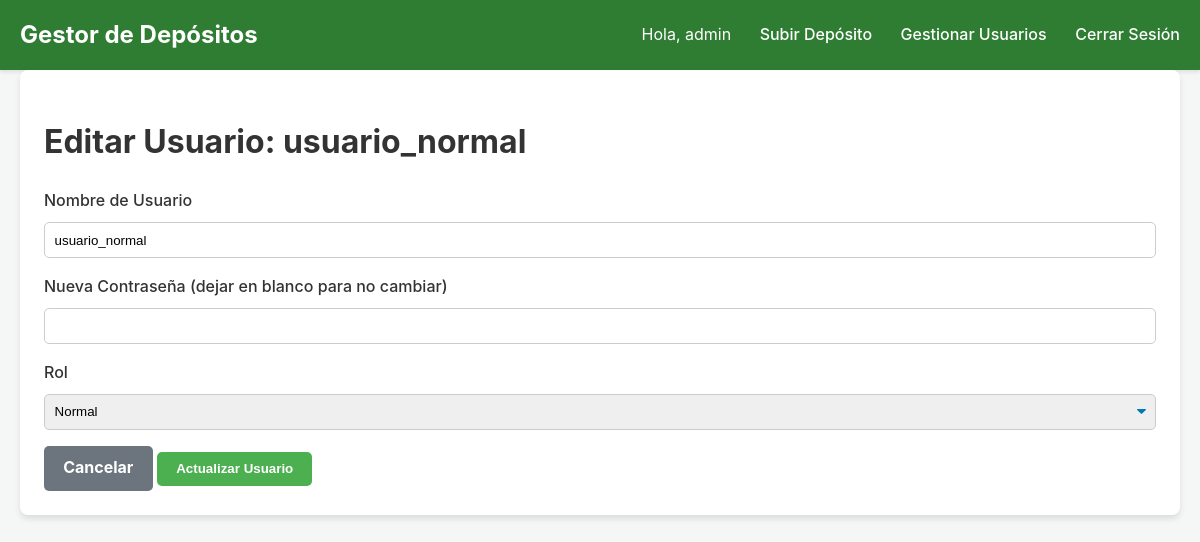
/user/2/edit (signed in), run on the app's committed database.
### app.py (models this page shows, shortened)
class User(UserMixin, db.Model):
    id = db.Column(db.Integer, primary_key=True)
    username = db.Column(db.String(80), unique=True, nullable=False)
    password_hash = db.Column(db.String(120), nullable=False)
    role = db.Column(db.String(20), nullable=False, default='normal') # Roles: 'admin' o 'normal'
    @property
    def is_admin(self):
        return self.role == 'admin'

### app.py (the view, shortened to what this page needs)
@app.route('/user/<int:user_id>/edit', methods=['GET', 'POST'])
@login_required
@admin_required
def edit_user(user_id):
    user = User.query.get_or_404(user_id)
    return render_template('edit_user.html', user=user)

### app.py (called while the page is built)
@login_manager.user_loader
def load_user(user_id):
    return User.query.get(int(user_id))

def admin_required(f):
    @wraps(f)
    def decorated_function(*args, **kwargs):
        if not current_user.is_admin:
            flash('Esta área es solo para administradores.', 'warning')
            return redirect(url_for('dashboard'))
        return f(*args, **kwargs)
    return decorated_function

### templates/edit_user.html (shortened to what this page needs)
{% extends 'base.html' %}
{% block content %}
<div class="card">
    <h1 class="page-title">Editar Usuario: {{ user.username }}</h1>
    <form method="POST" action="{{ url_for('edit_user', user_id=user.id) }}">
        <div class="form-group">
            <label for="username">Nombre de Usuario</label>
            <input type="text" class="form-control" id="username" name="username" value="{{ user.username }}" required>
        </div>
        <div class="form-group">
            <label for="password">Nueva Contraseña (dejar en blanco para no cambiar)</label>
            <input type="password" class="form-control" id="password" name="password">
        </div>
        <div class="form-group">
            <label for="role">Rol</label>
            <select class="form-control" id="role" name="role">
                <option value="normal" {% if user.role == 'normal' %}selected{% endif %}>Normal</option>
            </select>
        </div>
        <a href="{{ url_for('list_users') }}" class="btn btn-secondary">Cancelar</a>
        <button type="submit" class="btn btn-primary">Actualizar Usuario</button>
    </form>
</div>
{% endblock %}

### templates/base.html (shortened to what this page needs)
<!doctype html>
<html lang="es">
<head>
    <link rel="stylesheet" href="{{ url_for('static', filename='css/style.css') }}">
</head>
<body>
    <nav class="navbar">
        <div class="container navbar-content">
            <a href="{{ url_for('dashboard') }}" class="navbar-brand">Gestor de Depósitos</a>
            <div class="navbar-links">
                {% if current_user.is_authenticated %}
                    <span class="navbar-user">Hola, {{ current_user.username }}</span>
                    <a href="{{ url_for('upload_deposit') }}">Subir Depósito</a>
                    {% if current_user.is_admin %}
                        <a href="{{ url_for('list_users') }}">Gestionar Usuarios</a>
                    {% endif %}
                    <a href="{{ url_for('logout') }}">Cerrar Sesión</a>
                {% else %}
                    <a href="{{ url_for('login') }}">Iniciar Sesión</a>
                {% endif %}
            </div>
        </div>
    </nav>
    <main class="container">
        {% block content %}{% endblock %}
    </main>
</body>
</html>

### static/css/style.css (style rules this page uses)
body { font-family: -apple-system, BlinkMacSystemFont, "Segoe UI", Roboto, "Helvetica Neue", Arial, sans-serif; background-color: #f4f7f6; color: #333; margin: 0; line-height: 1.6; }
.container { max-width: 1200px; margin: 0 auto; padding: 0 20px; }
.navbar { background-color: #2E7D32; color: #fff; padding: 1rem 0; box-shadow: 0 2px 4px rgba(0,0,0,0.1); }
.navbar-content { display: flex; justify-content: space-between; align-items: center; }
.navbar-brand { font-size: 1.5rem; font-weight: bold; color: #fff; text-decoration: none; }
.navbar-links a { color: #fff; text-decoration: none; margin-left: 1.5rem; font-weight: 500; }
.navbar-user { margin-left: 1.5rem; }
main { padding-top: 2rem; padding-bottom: 2rem; }
.card { background-color: #fff; border-radius: 8px; box-shadow: 0 4px 6px rgba(0,0,0,0.1); padding: 1.5rem; margin-bottom: 1.5rem; }
.page-title { font-size: 2rem; font-weight: bold; }
.btn { display: inline-block; text-decoration: none; font-weight: bold; color: #fff; padding: 0.6rem 1.2rem; border-radius: 5px; text-align: center; cursor: pointer; border: none; transition: background-color 0.2s ease-in-out; }
.btn-primary { background-color: #4CAF50; }
.btn-secondary { background-color: #6c757d; }
.form-group { margin-bottom: 1rem; }
.form-group label { display: block; font-weight: 500; margin-bottom: 0.5rem; }
.form-control { width: 100%; padding: 0.6rem; border: 1px solid #ccc; border-radius: 5px; box-sizing: border-box; }
select.form-control { appearance: none; background-repeat: no-repeat; background-position: right .7em top 50%; background-size: .65em auto; padding-right: 2.5em; }

### data on the page
User: username "admin"
User: username "usuario_normal", role "Normal"
